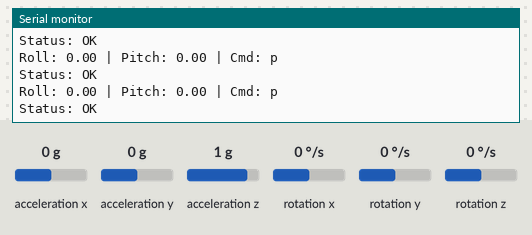
The sketch below on a simulated ESP32. On the bench: the last lines printed to the serial monitor. Wiring (inferred from the names in the program): MPU-6050 motion sensor at I2C address 0x68. The inputs (shaded band) are chosen by the test bench; at power-on: acceleration x 0 g, acceleration y 0 g, acceleration z 1 g, rotation x 0 °/s, rotation y 0 °/s, rotation z 0 °/s.

Above: at 1.4 s.
1.5 s: acceleration x set to -1.4 g
At 1.52 s:
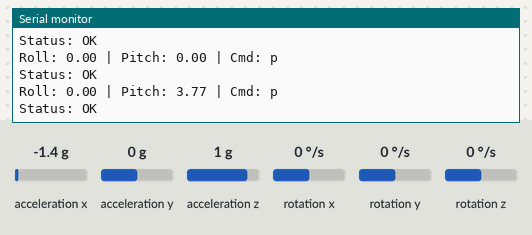
3.4 s: acceleration x set to 0.8 g
At 3.4 s:
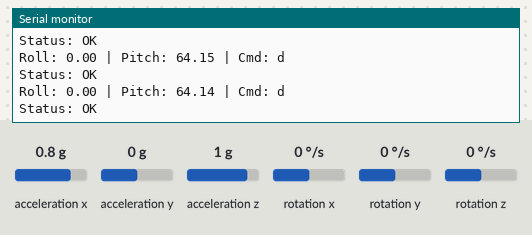
5.8 s: acceleration y set to -1.4 g
At 5.8 s:
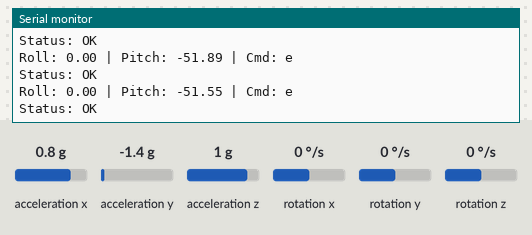
8.3 s: acceleration y set to 1.4 g
At 8.3 s:
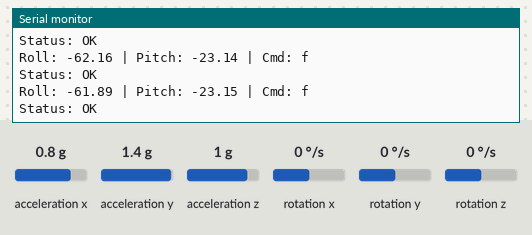
10.5 s: acceleration z set to -1.4 g
At 10.54 s:
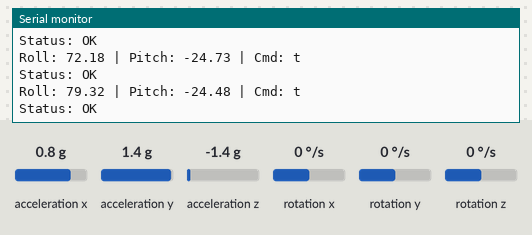
Timing chart, 0 to 13.0 s (numbered marks = the images above; inputs shaded):
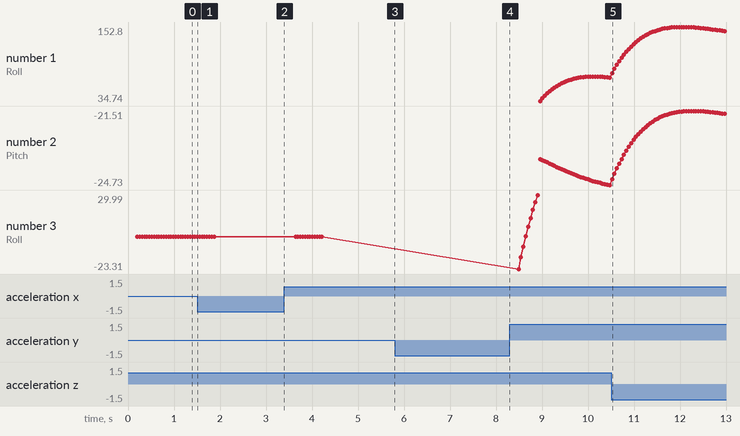

The sketch:

KalmanMPU6050-master.ino
```cpp
#include "KalmanMPU6050.h"
#include <WiFi.h>
#include <esp_now.h>

// MAC do receptor
uint8_t macDestino[] = {0x00, 0x4B, 0x12, 0x95, 0x47, 0xE0};

#define DEADZONE 30

// pacote de dados
typedef struct {
  float roll;
  float pitch;
  char comando; // 'f','t','d','e','p'
} DadosIMU;

DadosIMU dados;

// callback envio (API nova)
void onSend(const wifi_tx_info_t *info, esp_now_send_status_t status) {
  Serial.print("Status: ");
  Serial.println(status == ESP_NOW_SEND_SUCCESS ? "OK" : "FALHA");
}

// ----------- Setup -----------
void setup() {
  Serial.begin(115200);

  IMU::init();
  delay(100);

  WiFi.mode(WIFI_STA);

  if (esp_now_init() != ESP_OK) {
    Serial.println("Erro ESP-NOW");
    return;
  }

  esp_now_register_send_cb(onSend);

  esp_now_peer_info_t peer = {};
  memcpy(peer.peer_addr, macDestino, 6);
  peer.channel = 0;
  peer.encrypt = false;

  if (esp_now_add_peer(&peer) != ESP_OK) {
    Serial.println("Erro ao adicionar peer");
    return;
  }
}

// ----------- Loop -----------
void loop() {

  IMU::read();

  dados.roll  = IMU::getRoll();
  dados.pitch = IMU::getPitch();

  // -------- Lógica de movimento --------
  if (dados.pitch > DEADZONE) {
    dados.comando = 'd'; // direita
  }
  else if (dados.pitch < -DEADZONE) {
    dados.comando = 'e'; // esquerda
  }
  else if (dados.roll > DEADZONE) {
    dados.comando = 't'; // trás
  }
  else if (dados.roll < -DEADZONE) {
    dados.comando = 'f'; // frente
  }
  else {
    dados.comando = 'p'; // parar
  }

  // -------- Envio --------
  esp_now_send(macDestino, (uint8_t *)&dados, sizeof(dados));

  // -------- Debug --------
  Serial.print("Roll: ");
  Serial.print(dados.roll);
  Serial.print(" | Pitch: ");
  Serial.print(dados.pitch);
  Serial.print(" | Cmd: ");
  Serial.println(dados.comando);

  delay(50);
}
```

KalmanMPU6050.cpp
```cpp
#include "KalmanMPU6050.h"
#include <Wire.h>

#define SDA_PIN 21
#define SCL_PIN 22

#define IMU_ADDR 0x68
#define IMU_ACCEL_XOUT_H 0x3B
#define IMU_REG 0x19
#define IMU_PWR_MGMT_1 0x6B

#define RAD_TO_DEG (180.0 / 3.14159265359)

#define sqr(x) ((x)*(x))
#define hypotenuse(x, y) sqrt(sqr(x) + sqr(y))

typedef struct {
  float Q_angle;
  float Q_bias;
  float R_measure;

  float angle;
  float bias;
  float rate;

  float P[2][2];
  float K[2];
  float y;
  float S;
} Kalman;

static Kalman kalmanX;
static Kalman kalmanY;

static float gyroXAngle, gyroYAngle;

uint32_t IMU::lastProcessed = 0;

int16_t IMU::accelX, IMU::accelY, IMU::accelZ;
int16_t IMU::gyroX, IMU::gyroY, IMU::gyroZ;

float IMU::kalXAngle, IMU::kalYAngle;

void Kalman_Init(Kalman *k) {
  k->Q_angle = 0.001f;
  k->Q_bias = 0.003f;
  k->R_measure = 0.03f;

  k->angle = 0;
  k->bias = 0;

  k->P[0][0] = 0;
  k->P[0][1] = 0;
  k->P[1][0] = 0;
  k->P[1][1] = 0;
}

float Kalman_GetAngle(Kalman *k, float newAngle, float newRate, float dt) {
  k->rate = newRate - k->bias;
  k->angle += dt * k->rate;

  k->P[0][0] += dt * (dt*k->P[1][1] - k->P[0][1] - k->P[1][0] + k->Q_angle);
  k->P[0][1] -= dt * k->P[1][1];
  k->P[1][0] -= dt * k->P[1][1];
  k->P[1][1] += k->Q_bias * dt;

  k->S = k->P[0][0] + k->R_measure;
  k->K[0] = k->P[0][0] / k->S;
  k->K[1] = k->P[1][0] / k->S;

  k->y = newAngle - k->angle;
  k->angle += k->K[0] * k->y;
  k->bias  += k->K[1] * k->y;

  k->P[0][0] -= k->K[0] * k->P[0][0];
  k->P[0][1] -= k->K[0] * k->P[0][1];
  k->P[1][0] -= k->K[1] * k->P[0][0];
  k->P[1][1] -= k->K[1] * k->P[0][1];

  return k->angle;
}

void IMU::init() {
  Serial.begin(115200);

  Wire.begin(SDA_PIN, SCL_PIN);
  Wire.setClock(400000);

  Wire.beginTransmission(IMU_ADDR);
  Wire.write(IMU_REG);
  Wire.write(7);
  Wire.write(0); Wire.write(0); Wire.write(0);
  Wire.endTransmission();

  Wire.beginTransmission(IMU_ADDR);
  Wire.write(IMU_PWR_MGMT_1);
  Wire.write(0x01);
  Wire.endTransmission();

  delay(100);

  Kalman_Init(&kalmanX);
  Kalman_Init(&kalmanY);

  MPU6050Read();

  float roll, pitch;
  RollPitchFromAccel(&roll, &pitch);

  kalmanX.angle = roll;
  kalmanY.angle = pitch;
  gyroXAngle = roll;
  gyroYAngle = pitch;

  lastProcessed = micros();
}

void IMU::read() {
  float dt = (micros() - lastProcessed) / 1000000.0f;
  lastProcessed = micros();

  MPU6050Read();

  float roll, pitch;
  RollPitchFromAccel(&roll, &pitch);

  float gyroXRate = gyroX / 131.0f;
  float gyroYRate = gyroY / 131.0f;

  kalXAngle = Kalman_GetAngle(&kalmanX, roll, gyroXRate, dt);
  kalYAngle = Kalman_GetAngle(&kalmanY, pitch, gyroYRate, dt);

  gyroXAngle += gyroXRate * dt;
  gyroYAngle += gyroYRate * dt;

  if (gyroXAngle < -180 || gyroXAngle > 180) gyroXAngle = kalXAngle;
  if (gyroYAngle < -180 || gyroYAngle > 180) gyroYAngle = kalYAngle;
}

float IMU::getRoll() { return kalXAngle; }
float IMU::getPitch() { return kalYAngle; }

int16_t IMU::getRawAccelX() { return accelX; }
int16_t IMU::getRawAccelY() { return accelY; }
int16_t IMU::getRawAccelZ() { return accelZ; }

int16_t IMU::getRawGyroX() { return gyroX; }
int16_t IMU::getRawGyroY() { return gyroY; }
int16_t IMU::getRawGyroZ() { return gyroZ; }

void IMU::MPU6050Read() {
  Wire.beginTransmission(IMU_ADDR);
  Wire.write(IMU_ACCEL_XOUT_H);
  Wire.endTransmission(false);
  Wire.requestFrom(IMU_ADDR, 14, true);

  accelX = Wire.read() << 8 | Wire.read();
  accelY = Wire.read() << 8 | Wire.read();
  accelZ = Wire.read() << 8 | Wire.read();
  Wire.read(); Wire.read();
  gyroX  = Wire.read() << 8 | Wire.read();
  gyroY  = Wire.read() << 8 | Wire.read();
  gyroZ  = Wire.read() << 8 | Wire.read();
}

void IMU::RollPitchFromAccel(float *roll, float *pitch) {
  *roll  = atan2((float)accelY, (float)accelZ) * RAD_TO_DEG;
  *pitch = atan(-(float)accelX / hypotenuse((float)accelY, (float)accelZ)) * RAD_TO_DEG;
}
```

KalmanMPU6050.h
```cpp
#ifndef KALMAN_MPU6050_H
#define KALMAN_MPU6050_H

#include <Arduino.h>

class IMU {
public:
  static void init();
  static void read();

  static float getRoll();
  static float getPitch();

  static int16_t getRawAccelX();
  static int16_t getRawAccelY();
  static int16_t getRawAccelZ();

  static int16_t getRawGyroX();
  static int16_t getRawGyroY();
  static int16_t getRawGyroZ();

private:
  static void MPU6050Read();
  static void RollPitchFromAccel(float *roll, float *pitch);

  static uint32_t lastProcessed;

  static int16_t accelX, accelY, accelZ;
  static int16_t gyroX, gyroY, gyroZ;

  static float kalXAngle;
  static float kalYAngle;
};

#endif
```

Measured:
- after the input at 1.5 s, the serial monitor: prints a new line at once (image 1)
